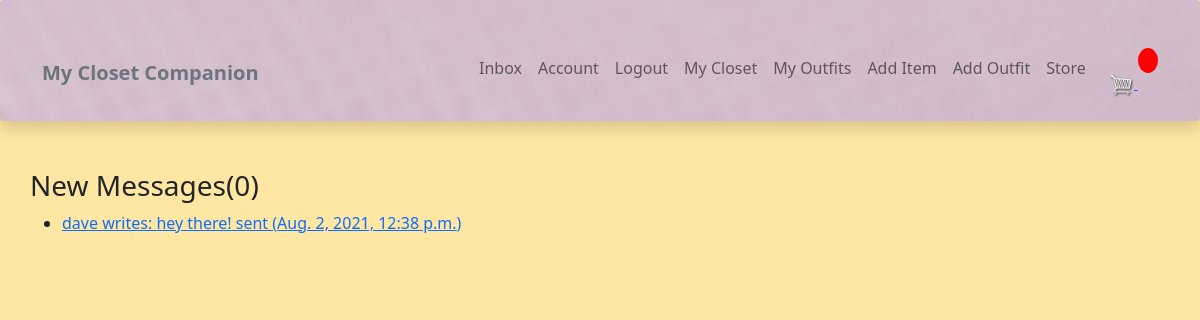
Page /inbox/ (signed in) on the earlier database version.
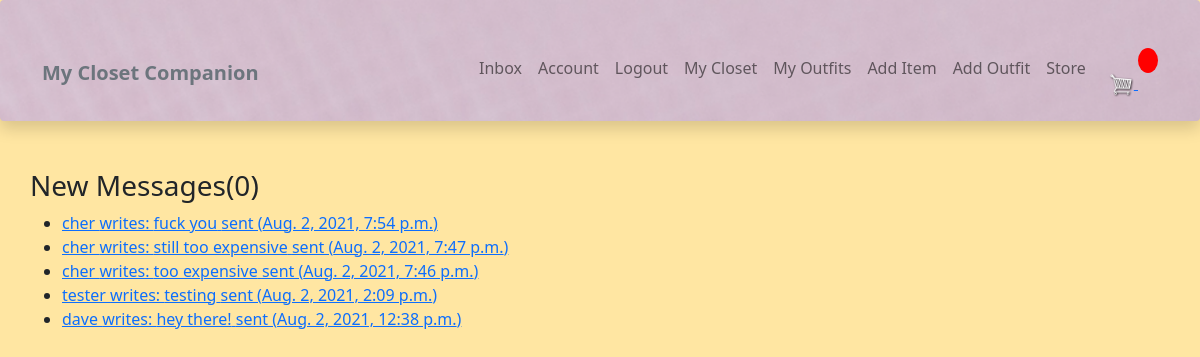
Same page on the later database version.
### user/models.py (models this page shows, shortened)
class Message(models.Model):
    sender = models.ForeignKey(Profile, on_delete=models.SET_NULL, null=True, blank=True)
    recipient = models.ForeignKey(Profile, on_delete=models.SET_NULL, null=True, blank=True, related_name="messages")
    name = models.CharField(max_length=200, blank=True, null=True)
    email = models.EmailField(max_length=200, blank=True, null=True)
    subject = models.CharField(max_length=200, blank=True, null=True)
    body = models.TextField()
    is_read = models.BooleanField(default = False, null=True)
    created = models.DateTimeField(auto_now_add=True)
    id = models.UUIDField(default=uuid.uuid4, unique=True, primary_key=True, editable=False)
    class Meta:
        ordering = ['is_read', '-created']

class Profile(models.Model):
    user = models.OneToOneField(
        User, on_delete=models.CASCADE, null=True, blank=True)
    name = models.CharField(max_length=200, blank=True, null=True)
    email = models.EmailField(max_length=500, blank=True, null=True)
    username = models.CharField(max_length=200, blank=True, null=True)
    location = models.CharField(max_length=200, blank=True, null=True)
    short_intro = models.CharField(max_length=200, blank=True, null=True)
    profile_image = models.ImageField(
        null=True, blank=True, upload_to='profiles/', default="profiles/user-default.png")
    social_instagram = models.CharField(max_length=200, blank=True, null=True)
    created = models.DateTimeField(auto_now_add=True)
    id = models.UUIDField(default=uuid.uuid4, unique=True,
                          primary_key=True, editable=False)
    def __str__(self):
        return str(self.username)

### user/views.py (the view)
# urls.py: path('inbox/', views.inbox, name='inbox'),
@login_required(login_url="login")
def inbox(request):
    profile = request.user.profile
    messageRequests = profile.messages.all()
    unreadCount = messageRequests.filter(is_read=False).count()
    context = {'messageRequests': messageRequests, 'unreadCount': unreadCount,}
    return render(request, 'user/inbox.html', context)

### user/templates/user/inbox.html
{% extends 'main.html' %}
{% block content %}
  <main class="inbox my-xl">
    <div class="content-box">
      <h3 class="inbox__title">New Messages(<span>{{unreadCount}}</span>)</h3>
      <ul class="messages">
        {% for message in messageRequests %}
        {% if message.is_read == False %}
        <li class="message message--unread">
          {% else %}
          <li class="message">
        {% endif %}
          <a href="{% url 'message' message.id %}">
            <span class="message__author">{{message.sender}} writes: </span>
            <span class="message__subject">{{message.subject}}</span>
            <span class="message__date">sent ({{message.created}})</span>
          </a>
        </li>
        {% endfor %}
      </ul>
    </div>
  </main>
{% endblock %}

Differences in the rows shown:
added Message: sender "cher", subject "fuck you", created "Aug. 2, 2021, 7:54 p.m."
added Message: sender "cher", subject "still too expensive", created "Aug. 2, 2021, 7:47 p.m."
added Message: sender "cher", subject "too expensive", created "Aug. 2, 2021, 7:46 p.m."
added Message: sender "tester", subject "testing", created "Aug. 2, 2021, 2:09 p.m."
